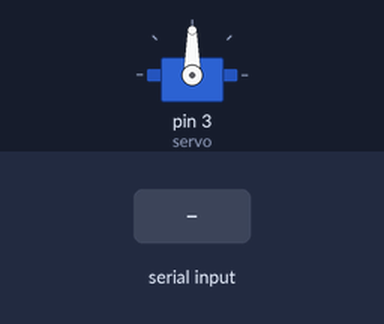
Simulated run of this sketch. Board: Arduino Uno, built with avr-gcc and run on an emulated ATmega328P. Parts: servo. The test bench sets the inputs (shaded band).

Above: at 1.2 s.
1.3 s: "90,45\n" received over Serial
At 2.4 s:
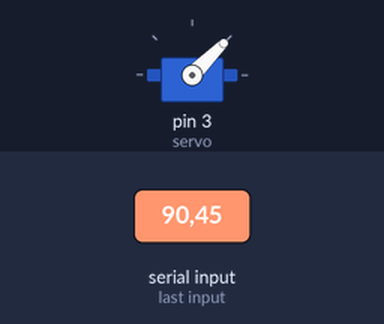
3.5 s: "30,150\n" received over Serial
At 5.4 s:
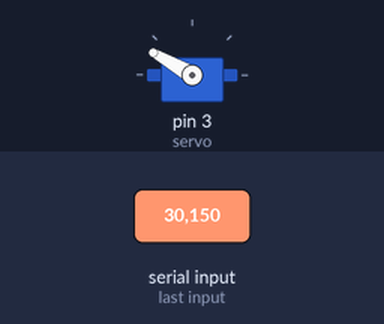
5.9 s: "5\n" received over Serial
At 6.6 s:
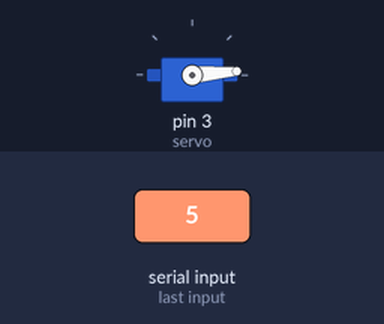
7.4 s: "200\n" received over Serial
At 7.8 s:
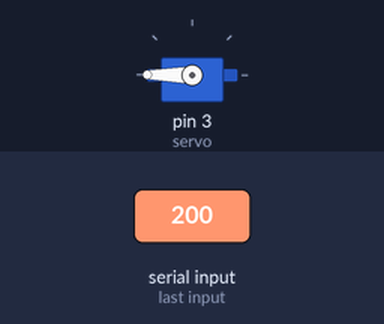
8.9 s: "90\n" received over Serial
At 10.1 s:
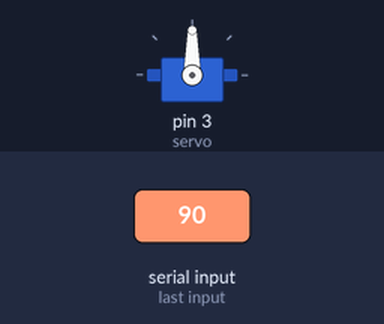
Timing chart, 0 to 11.4 s (numbered marks = the images above; inputs shaded):
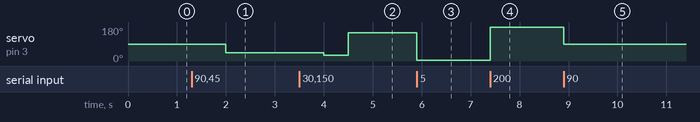

The sketch:

Servo.ino
```cpp
#include <Servo.h>

int val = 0; //Variable de entrada del Serial

Servo servo; //Creamos un objeto Servo de nombre... servo

void setup()
{
   Serial.begin(9600); //Iniciamos el serial
   servo.attach(3); //Conectamos el servo al pin digital 3
}

void loop()
{
   if(Serial.available() > 0) //Detecta si hay alguna entrada por serial
   {
      val = Serial.parseInt();
      if(val != 0)
      {
         servo.write(val); //Mueve el servo a la posición entrada (excepto si es 0)
      }
   }
   delay(500);
}
```

Measured:
- after the input at 1.3 s, servo on pin 3 (servo): 90° → 45° after 0.70 s
- after the input at 3.5 s, servo on pin 3 (servo): 45° → 30° after 0.50 s, → 150° 0.50 s later
- after the input at 5.9 s, servo on pin 3 (servo): 150° → 5° at once
- after the input at 7.4 s, servo on pin 3 (servo): 5° → 180° at once
- after the input at 8.9 s, servo on pin 3 (servo): 180° → 90° at once
